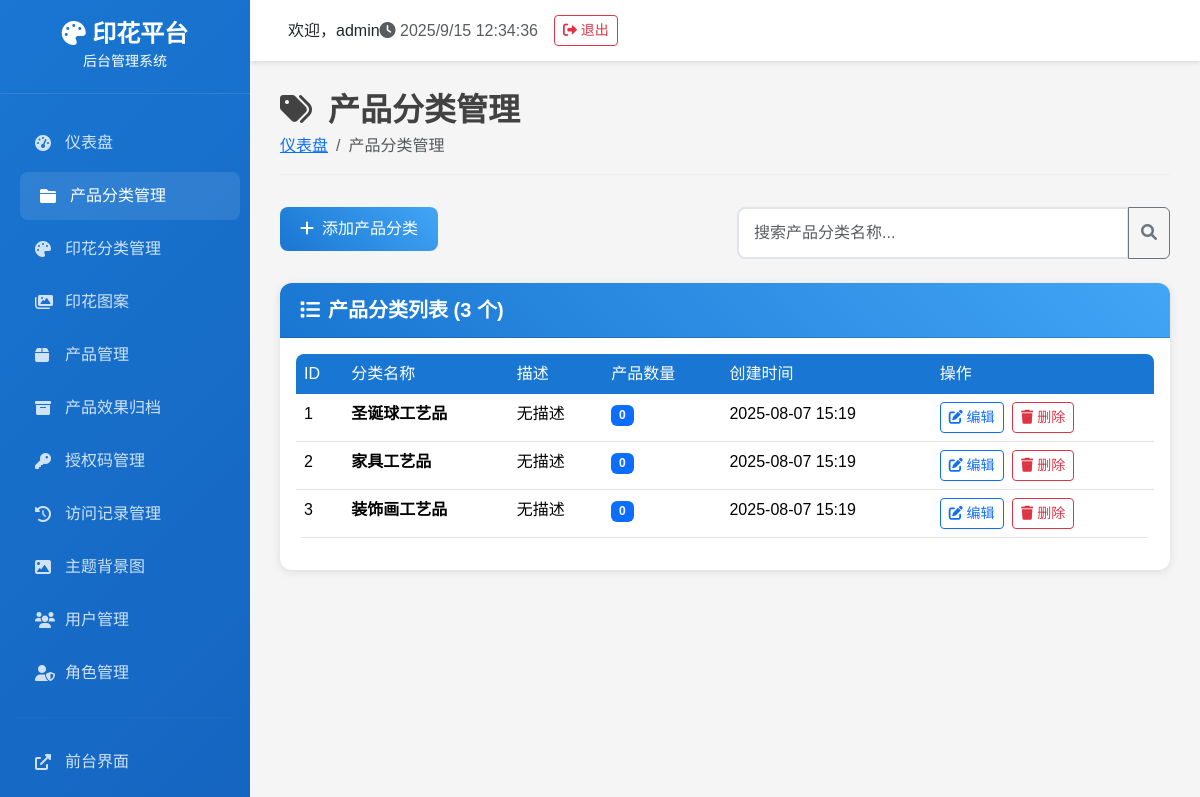
Screenshot of /admin/product_categories/ (signed in) with the database file from the repository.
### tables this page shows
CREATE TABLE product_categories (
            id INTEGER PRIMARY KEY AUTOINCREMENT,
            name TEXT NOT NULL UNIQUE,
            is_default BOOLEAN DEFAULT 0,
            sort_order INTEGER DEFAULT 0,
            is_active BOOLEAN DEFAULT 1,
            created_time DATETIME DEFAULT CURRENT_TIMESTAMP
        );

### routes/admin/admin_product_categories_route.py (the view)
    def decorated_function(*args, **kwargs):
        from flask import session
        if 'admin_user_id' not in session:
            return redirect(url_for('login'))
        return f(*args, **kwargs)

### admin_app.py (called while the page is built)
@app.context_processor
def inject_permissions():
    return {
        'has_menu_permission': PermissionManager.has_menu_permission,
        'has_action_permission': PermissionManager.has_action_permission,
        'get_user_permissions': PermissionManager.get_user_permissions
    }

### backend/database.py (called while the page is built)
def get_db_connection():
    conn = sqlite3.connect(DATABASE_PATH)
    conn.row_factory = sqlite3.Row
    return conn

    @staticmethod
    def execute_query(query: str, params: tuple = ()) -> List[Dict[str, Any]]:
        conn = get_db_connection()
        cursor = conn.cursor()
        cursor.execute(query, params)
        results = [dict(row) for row in cursor.fetchall()]
        conn.close()
        return results

    @staticmethod
    def get_categories(active_only: bool = True) -> List[Dict[str, Any]]:
        query = "SELECT * FROM product_categories"
        if active_only:
            query += " WHERE is_active = 1"
        query += " ORDER BY sort_order, created_time"
        return DatabaseManager.execute_query(query)

### backend/permissions.py (called while the page is built)
    @staticmethod
    def has_menu_permission(menu_name):
        permissions = PermissionManager.get_user_permissions()
        return permissions.get('menus', {}).get(menu_name, False)

### routes/admin/admin_product_categories_route.py (called while the page is built)
def login_required(f):
    def decorated_function(*args, **kwargs):
        from flask import session
        if 'admin_user_id' not in session:
            return redirect(url_for('login'))
        return f(*args, **kwargs)
    decorated_function.__name__ = f.__name__
    return decorated_function

@product_categories_bp.route('/')
@login_required
def product_categories():
    try:
        categories = DatabaseManager.get_categories() or []
    except Exception as e:
        print(f"获取分类数据失败: {e}")
        categories = []
    return render_template('admin/product_categories.html', categories=categories)

### templates/admin/product_categories.html (shortened to what this page needs)
{% extends "admin/base.html" %}
{% block content %}
<div class="page-header">
    <h1><i class="fas fa-tags me-3"></i>产品分类管理</h1>
    <nav aria-label="breadcrumb">
        <ol class="breadcrumb">
            <li class="breadcrumb-item"><a href="{{ url_for('index') }}">仪表盘</a></li>
            <li class="breadcrumb-item active">产品分类管理</li>
        </ol>
    </nav>
</div>
<div class="row mb-4">
    <div class="col-md-6">
        <button type="button" class="btn btn-primary" data-bs-toggle="modal" data-bs-target="#addCategoryModal">
            <i class="fas fa-plus me-2"></i>添加产品分类
        </button>
    </div>
    <div class="col-md-6">
        <div class="input-group">
            <input type="text" class="form-control" id="searchInput" placeholder="搜索产品分类名称...">
            <button class="btn btn-outline-secondary" type="button">
                <i class="fas fa-search"></i>
            </button>
        </div>
    </div>
</div>
<div class="card">
    <div class="card-header">
        <h5><i class="fas fa-list me-2"></i>产品分类列表 ({{ categories|length }} 个)</h5>
    </div>
    <div class="card-body">
        {% if categories %}
        <div class="table-responsive">
            <table class="table table-hover">
                <thead>
                    <tr>
                        <th>ID</th>
                        <th>分类名称</th>
                        <th>描述</th>
                        <th>产品数量</th>
                        <th>创建时间</th>
                        <th>操作</th>
                    </tr>
                </thead>
                <tbody id="categoriesTable">
                    {% for category in categories %}
                    <tr class="category-item" data-name="{{ category.name|lower }}">
                        <td>{{ category.id }}</td>
                        <td>
                            <strong>{{ category.name }}</strong>
                        </td>
                        <td>{{ category.description or '无描述' }}</td>
                        <td>
                            <span class="badge bg-primary">{{ category.product_count or 0 }}</span>
                        </td>
                        <td>{{ category.created_time[:16] if category.created_time else '未知' }}</td>
                        <td>
                            <button class="btn btn-sm btn-outline-primary" onclick="editCategory({{ category.id }})">
                                <i class="fas fa-edit"></i> 编辑
                            </button>
                            <button class="btn btn-sm btn-outline-danger ms-1" onclick="deleteCategory({{ category.id }})">
                                <i class="fas fa-trash"></i> 删除
                            </button>
                        </td>
                    </tr>
                    {% endfor %}
                </tbody>
            </table>
        </div>
        {% else %}
        <div class="text-center py-5">
            <i class="fas fa-tags fa-3x text-muted mb-3"></i>
            <h5 class="text-muted">暂无产品分类</h5>
            <p class="text-muted">点击上方"添加产品分类"按钮开始创建分类</p>
        </div>
        {% endif %}
    </div>
</div>
{% endblock %}

### templates/admin/base.html (style rules this page uses)
:root { --primary-color: #1976d2; --secondary-color: #424242; --success-color: #4caf50; --warning-color: #ff9800; --danger-color: #f44336; --sidebar-width: 250px; }
body { font-family: 'Microsoft YaHei', Arial, sans-serif; background-color: #f5f5f5; }
.page-header { margin-bottom: 30px; }
.page-header h1 { color: var(--secondary-color); font-size: 2rem; font-weight: 600; margin: 0; }
.page-header .breadcrumb { background: none; padding: 0; margin: 5px 0 0 0; }
.card { border: none; border-radius: 12px; box-shadow: 0 2px 10px rgba(0,0,0,0.1); margin-bottom: 20px; }
.card-header { background: linear-gradient(45deg, var(--primary-color), #42a5f5); color: white; border-radius: 12px 12px 0 0 !important; padding: 15px 20px; }
.card-header h5 { margin: 0; font-weight: 600; }
.btn-primary { background: linear-gradient(45deg, var(--primary-color), #42a5f5); border: none; border-radius: 8px; padding: 10px 20px; font-weight: 500; }
.table { border-radius: 8px; overflow: hidden; }
.table thead th { background: var(--primary-color); color: white; border: none; font-weight: 500; }
.form-control, .form-select { border-radius: 8px; border: 2px solid #e1e5e9; padding: 12px 15px; }

### templates/admin/product_categories.html (style rules this page uses)
.page-header { margin-bottom: 2rem; padding-bottom: 1rem; border-bottom: 1px solid #eee; }
.table th { background-color: #f8f9fa; border-top: none; font-weight: 600; }
.category-item { transition: all 0.2s ease; }
.badge { font-size: 0.75rem; }

### rows the page displays
product_categories: id "1", name "圣诞球工艺品", description "无描述", product_count "0", created_time "2025-08-07 15:19"
product_categories: id "2", name "家具工艺品", description "无描述", is_default "0", created_time "2025-08-07 15:19"
product_categories: id "3", name "装饰画工艺品", description "无描述", is_default "0", created_time "2025-08-07 15:19"

### other values shown
{{ session.admin_username or 'Admin' }} "admin"
{{ categories|length }} "3"
